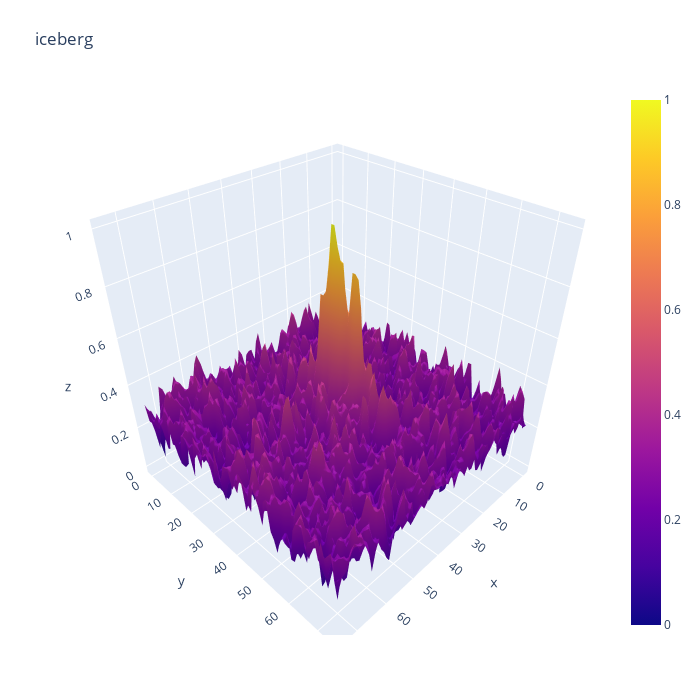

Source (notebook cell):
### Code cell
#Take a look at a iceberg
import plotly.offline as py
import plotly.graph_objs as go
py.init_notebook_mode(connected=True)
def plotmy3d(c, name):

    data = [
        go.Surface(
            z=c
        )
    ]
    layout = go.Layout(
        title=name,
        autosize=False,
        width=700,
        height=700,
        margin=dict(
            l=65,
            r=50,
            b=65,
            t=90
        )
    )
    fig = go.Figure(data=data, layout=layout)
    py.iplot(fig)
plotmy3d(train_iceberg[0], 'iceberg')

### Figure 1 — Plotly figure (JSON) as saved in the notebook; plotly's stock layout.template omitted (floating-point values rounded to 4 significant figures; data arrays with more than 128 entries replaced by an {"elided": "..."} marker saying what was removed)
{"data": [{"type": "surface", "z": {"elided": "75x75 float values"}}], "layout": {"autosize": false, "height": 700, "margin": {"b": 65, "l": 65, "r": 50, "t": 90}, "title": {"text": "iceberg"}, "width": 700}}
